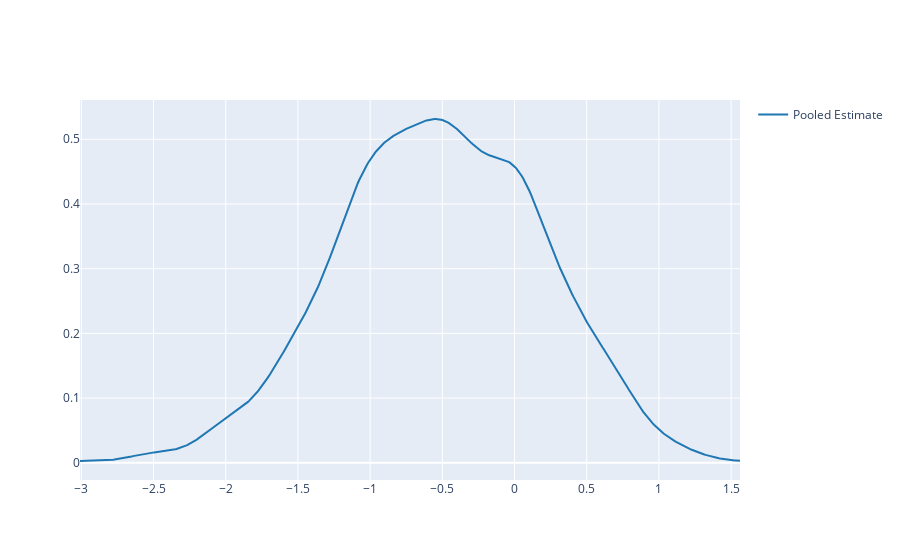

This figure's notebook cell:
### Code cell
posterior_beta_pooled = trace_pooled.get_values("beta_pooled", burn=1000, chains=[0])
fig = ff.create_distplot(
    posterior_beta_pooled.reshape(1, -1),
    ["Pooled Estimate"],
    show_hist=False,
    show_rug=False,
)
fig.show()

### Figure 1 — Plotly figure (JSON) as saved in the notebook; plotly's stock layout.template omitted (floating-point values rounded to 4 significant figures; data arrays with more than 128 entries replaced by an {"elided": "..."} marker saying what was removed)
{"data": [{"legendgroup": "Pooled Estimate", "marker": {"color": "rgb(31, 119, 180)"}, "mode": "lines", "name": "Pooled Estimate", "showlegend": true, "type": "scatter", "x": {"elided": "500 float values"}, "xaxis": "x", "y": {"elided": "500 float values"}, "yaxis": "y"}], "layout": {"barmode": "overlay", "hovermode": "closest", "legend": {"traceorder": "reversed"}, "xaxis": {"anchor": "y2", "domain": [0, 1], "zeroline": false}, "yaxis": {"anchor": "free", "domain": [0, 1], "position": 0}}}
